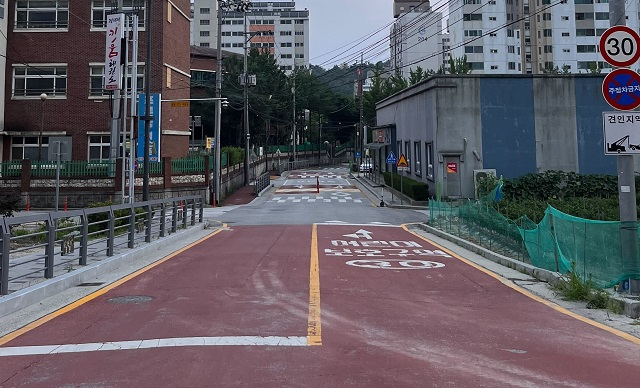
#> input picture image.jpg, 640 x 388 px
$ python -i laneobject.py   (imports and definitions only)   (older library calls are emulated)
#> lines starting #> are read from the running program, lines starting #| are printed output that depends on the picture; after the words box and inside, x2 and y2 are one past the last pixel; in counts of white or black regions, pixels touching at a corner belong together
import numpy as np
import pandas as pd
import cv2
import os
import glob
import matplotlib.pyplot as plt
import pickle
import torch

# [1 line not run here, left out]

#%matplotlib inline

# [43 lines left out: functions undistort_img, undistort, not called in this run]
'''
undistort_img()

img = cv2.imread('camera_cal/calibration1.jpg')
dst = undistort(img)

# Visualize undistortion
f, (ax1, ax2) = plt.subplots(1, 2, figsize=(20,10))
ax1.imshow(img)
ax1.set_title('Original Image', fontsize=30)
ax2.imshow(dst)
ax2.set_title('Undistorted Image', fontsize=30)

img = cv2.imread('test_images/test3.jpg')
img = cv2.cvtColor(img, cv2.COLOR_BGR2RGB)
dst = undistort(img)


# Visualize undistortion
f, (ax1, ax2) = plt.subplots(1, 2, figsize=(20,10))
ax1.imshow(img)
ax1.set_title('Original Image', fontsize=30)
ax2.imshow(dst)
ax2.set_title('Undistorted Image', fontsize=30)
'''
def pipeline(img, s_thresh=(100, 255), sx_thresh=(15, 255)):
    #img = undistort(img)
    img = np.copy(img)
    # Convert to HLS color space and separate the V channel
    hls = cv2.cvtColor(img, cv2.COLOR_RGB2HLS).astype(float)
    l_channel = hls[:,:,1]
    s_channel = hls[:,:,2]
    h_channel = hls[:,:,0]
    # Sobel x
    sobelx = cv2.Sobel(l_channel, cv2.CV_64F, 1, 1) # Take the derivative in x
    abs_sobelx = np.absolute(sobelx) # Absolute x derivative to accentuate lines away from horizontal
    scaled_sobel = np.uint8(255*abs_sobelx/np.max(abs_sobelx))

    # Threshold x gradient
    sxbinary = np.zeros_like(scaled_sobel)
    sxbinary[(scaled_sobel >= sx_thresh[0]) & (scaled_sobel <= sx_thresh[1])] = 1

    # Threshold color channel
    s_binary = np.zeros_like(s_channel)
    s_binary[(s_channel >= s_thresh[0]) & (s_channel <= s_thresh[1])] = 1

    color_binary = np.dstack((np.zeros_like(sxbinary), sxbinary, s_binary)) * 255

    combined_binary = np.zeros_like(sxbinary)
    combined_binary[(s_binary == 1) | (sxbinary == 1)] = 1
    return combined_binary

def perspective_warp(img,
                     dst_size=(640,360),
                     src=np.float32([(0.4,0.67),(0.6,0.67),(0,1),(1,1)]),
                     dst=np.float32([(0,0), (1, 0), (0,1), (1,1)])):
    img_size = np.float32([(img.shape[1],img.shape[0])])
    src = src* img_size
    # For destination points, I'm arbitrarily choosing some points to be
    # a nice fit for displaying our warped result
    # again, not exact, but close enough for our purposes
    dst = dst * np.float32(dst_size)
    # Given src and dst points, calculate the perspective transform matrix
    M = cv2.getPerspectiveTransform(src, dst)
    # Warp the image using OpenCV warpPerspective()
    warped = cv2.warpPerspective(img, M, dst_size)
    return warped

# [15 lines left out: function inv_perspective_warp, not called in this run]

def get_hist(img):
    hist = np.sum(img[img.shape[0]//2:,:], axis=0)
    return hist
'''
img = cv2.imread('test_images/test3.jpg')
img = cv2.cvtColor(img, cv2.COLOR_BGR2RGB)
dst = pipeline(img)
dst = perspective_warp(dst, dst_size=(640,360))

# Visualize undistortion
f, (ax1, ax2) = plt.subplots(1, 2, figsize=(20,10))
ax1.imshow(img)
ax1.set_title('Original Image', fontsize=30)
ax2.imshow(dst, cmap='gray')
ax2.set_title('Warped Image', fontsize=30)
'''
left_a, left_b, left_c = [],[],[]
right_a, right_b, right_c = [],[],[]

def sliding_window(img, nwindows=9, margin=150, minpix = 1, draw_windows=True):
    global left_a, left_b, left_c,right_a, right_b, right_c
    left_fit_= np.empty(3)
    right_fit_ = np.empty(3)
    out_img = np.dstack((img, img, img))*255

    histogram = get_hist(img)
    # find peaks of left and right halves
    midpoint = int(histogram.shape[0]/2)
    leftx_base = np.argmax(histogram[:midpoint])
    rightx_base = np.argmax(histogram[midpoint:]) + midpoint


    # Set height of windows
    window_height = np.int32(img.shape[0]/nwindows)
    # Identify the x and y positions of all nonzero pixels in the image
    nonzero = img.nonzero()
    nonzeroy = np.array(nonzero[0])
    nonzerox = np.array(nonzero[1])
    # Current positions to be updated for each window
    leftx_current = leftx_base
    rightx_current = rightx_base


    # Create empty lists to receive left and right lane pixel indices
    left_lane_inds = []
    right_lane_inds = []

    # Step through the windows one by one
    for window in range(nwindows):
        # Identify window boundaries in x and y (and right and left)
        win_y_low = img.shape[0] - (window+1)*window_height
        win_y_high = img.shape[0] - window*window_height
        win_xleft_low = leftx_current - margin
        win_xleft_high = leftx_current + margin
        win_xright_low = rightx_current - margin
        win_xright_high = rightx_current + margin
        # Draw the windows on the visualization image
        if draw_windows == True:
            cv2.rectangle(out_img,(win_xleft_low,win_y_low),(win_xleft_high,win_y_high),
            (100,255,255), 3)
            cv2.rectangle(out_img,(win_xright_low,win_y_low),(win_xright_high,win_y_high),
            (100,255,255), 3)
        # Identify the nonzero pixels in x and y within the window
        good_left_inds = ((nonzeroy >= win_y_low) & (nonzeroy < win_y_high) &
        (nonzerox >= win_xleft_low) &  (nonzerox < win_xleft_high)).nonzero()[0]
        good_right_inds = ((nonzeroy >= win_y_low) & (nonzeroy < win_y_high) &
        (nonzerox >= win_xright_low) &  (nonzerox < win_xright_high)).nonzero()[0]
        # Append these indices to the lists
        left_lane_inds.append(good_left_inds)
        right_lane_inds.append(good_right_inds)
        # If you found > minpix pixels, recenter next window on their mean position
        if len(good_left_inds) > minpix:
            leftx_current = np.int32(np.mean(nonzerox[good_left_inds]))
        if len(good_right_inds) > minpix:
            rightx_current = np.int32(np.mean(nonzerox[good_right_inds]))


# [11 lines of commented-out code are left out]
    left_lane_inds = np.concatenate(left_lane_inds)
    right_lane_inds = np.concatenate(right_lane_inds)

    # Extract left and right line pixel positions
    leftx = nonzerox[left_lane_inds]
    lefty = nonzeroy[left_lane_inds]
    rightx = nonzerox[right_lane_inds]
    righty = nonzeroy[right_lane_inds]

    # Fit a second order polynomial to each
    left_fit = np.polyfit(lefty, leftx, 2)
    right_fit = np.polyfit(righty, rightx, 2)

    left_a.append(left_fit[0])
    left_b.append(left_fit[1])
    left_c.append(left_fit[2])

    right_a.append(right_fit[0])
    right_b.append(right_fit[1])
    right_c.append(right_fit[2])

    left_fit_[0] = np.mean(left_a[-10:])
    left_fit_[1] = np.mean(left_b[-10:])
    left_fit_[2] = np.mean(left_c[-10:])

    right_fit_[0] = np.mean(right_a[-10:])
    right_fit_[1] = np.mean(right_b[-10:])
    right_fit_[2] = np.mean(right_c[-10:])

    # Generate x and y values for plotting
    ploty = np.linspace(0, img.shape[0]-1, img.shape[0] )
    left_fitx = left_fit_[0]*ploty**2 + left_fit_[1]*ploty + left_fit_[2]
    right_fitx = right_fit_[0]*ploty**2 + right_fit_[1]*ploty + right_fit_[2]

    out_img[nonzeroy[left_lane_inds], nonzerox[left_lane_inds]] = [255, 0, 100]
    out_img[nonzeroy[right_lane_inds], nonzerox[right_lane_inds]] = [0, 100, 255]

    return out_img, (left_fitx, right_fitx), (left_fit_, right_fit_), ploty

def get_curve(img, leftx, rightx):
    ploty = np.linspace(0, img.shape[0]-1, img.shape[0])
    y_eval = np.max(ploty)
    ym_per_pix = 30.5/360 # meters per pixel in y dimension
    xm_per_pix = 3.7/360# meters per pixel in x dimension

    # Fit new polynomials to x,y in world space
    left_fit_cr = np.polyfit(ploty*ym_per_pix, leftx*xm_per_pix, 2)
    right_fit_cr = np.polyfit(ploty*ym_per_pix, rightx*xm_per_pix, 2)
    # Calculate the new radii of curvature
    left_curverad = ((1 + (2*left_fit_cr[0]*y_eval*ym_per_pix + left_fit_cr[1])**2)**1.5) / np.absolute(2*left_fit_cr[0])
    right_curverad = ((1 + (2*right_fit_cr[0]*y_eval*ym_per_pix + right_fit_cr[1])**2)**1.5) / np.absolute(2*right_fit_cr[0])

    car_pos = img.shape[1]/2
    l_fit_x_int = left_fit_cr[0]*img.shape[0]**2 + left_fit_cr[1]*img.shape[0] + left_fit_cr[2]
    r_fit_x_int = right_fit_cr[0]*img.shape[0]**2 + right_fit_cr[1]*img.shape[0] + right_fit_cr[2]
    lane_center_position = (r_fit_x_int + l_fit_x_int) /2
    center = (car_pos - lane_center_position) * xm_per_pix / 10
    # Now our radius of curvature is in meters
    return (left_curverad, right_curverad, center)

# [12 lines left out: function draw_lanes, not called in this run]
'''
#%matplotlib gtk
out_img, curves, lanes, ploty = sliding_window(dst)
#plt.imshow(out_img)
#plt.plot(curves[0], ploty, color='yellow', linewidth=1)
#plt.plot(curves[1], ploty, color='yellow', linewidth=1)
print(np.asarray(curves).shape)
curverad=get_curve(img, curves[0],curves[1])
print(curverad)
img_ = draw_lanes(img, curves[0], curves[1])
plt.imshow(img_, cmap='hsv')

f, (ax1, ax2, ax3, ax4, ax5) = plt.subplots(1, 5, figsize=(100, 20))
#f.tight_layout()
ax1.imshow(img)
ax1.set_title('Original', fontsize=100)
ax2.imshow(dst)
ax2.set_title('Filter+Perspective Tform', fontsize=100)
ax3.imshow(out_img)
ax3.plot(curves[0], ploty, color='yellow', linewidth=30)
ax3.plot(curves[1], ploty, color='yellow', linewidth=30)
ax3.set_title('Sliding window+Curve Fit', fontsize=100)
ax4.imshow(img_)

ax4.set_title('Overlay Lanes', fontsize=100)
plt.subplots_adjust(left=0., right=1, top=0.9, bottom=0.)
'''
def vid_pipeline(img):
    global running_avg
    global index
    img_ = pipeline(img)
    img_ = perspective_warp(img_)
    out_img, curves, lanes, ploty = sliding_window(img_, draw_windows=False)
    curverad =get_curve(img, curves[0], curves[1])
    lane_curve = np.mean([curverad[0], curverad[1]])
    img = draw_lanes(img, curves[0], curves[1])

    font = cv2.FONT_HERSHEY_DUPLEX
    fontColor = (0, 0, 0)
    fontSize=0.5
    cv2.putText(img, 'Curvature: {:.3f} R'.format(1000*1/lane_curve), (240, 320), font, fontSize, fontColor, 2)
    #print('Curvature: {:.3f} R'.format(1000*1/lane_curve))
    #cv2.putText(img, 'Vehicle offset: {:.4f} m'.format(curverad[2]), (240, 340), font, fontSize, fontColor, 2)
    return img

right_curves, left_curves = [],[]

# [1 line not run here, left out]
frameRate = 30
# [16 lines not run here, left out]

'''
from moviepy.editor import VideoFileClip

myclip = VideoFileClip('videoplayback.mp4').subclip(0,5)
output_vid = 'output.mp4'
clip = myclip.fl_image(vid_pipeline)
clip.write_videofile(output_vid, audio=False)
'''

>>> import cv2
>>> picture = cv2.imread('../image.jpg')
#> picture is the input picture: shape (388, 640, 3); mean B, G, R 98.3, 90.9, 95
>>> result = vid_pipeline(picture)
#> in pipeline, `hls = cv2.cvtColor(img, cv2.COLOR_RGB2HLS).astype(float)`:
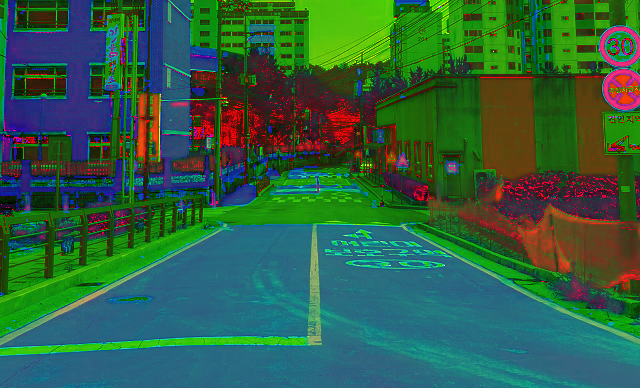
#> hls: shape (388, 640, 3) float64; mean B, G, R 66.4, 95.5, 47.2
#> in pipeline, `s_channel = hls[:,:,2]`:
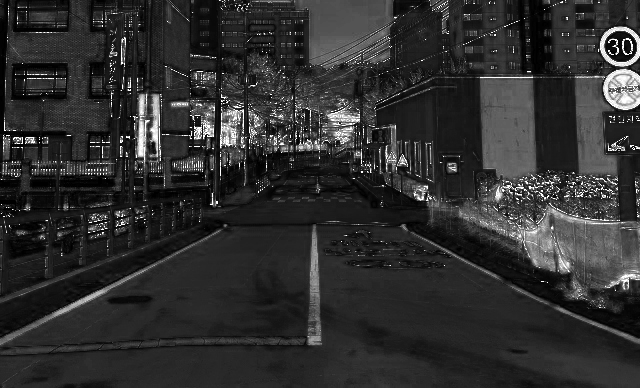
#> s_channel: shape (388, 640) float64; min 0, max 255, mean 47.2
#> in pipeline, `h_channel = hls[:,:,0]`:
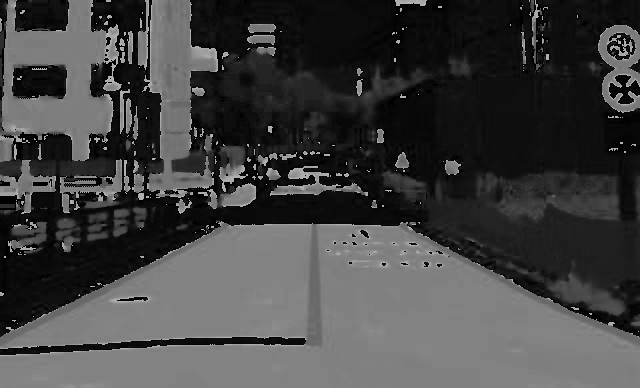
#> h_channel: shape (388, 640) float64; min 0, max 180, mean 66.4
#> in pipeline, `sobelx = cv2.Sobel(l_channel, cv2.CV_64F, 1, 1)`:
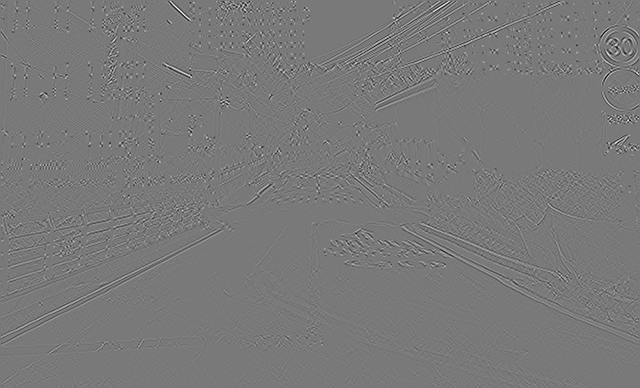
#> sobelx: shape (388, 640) float64; min -369, max 406, mean 0; drawn with min black and max white
#> in pipeline, `abs_sobelx = np.absolute(sobelx)`:
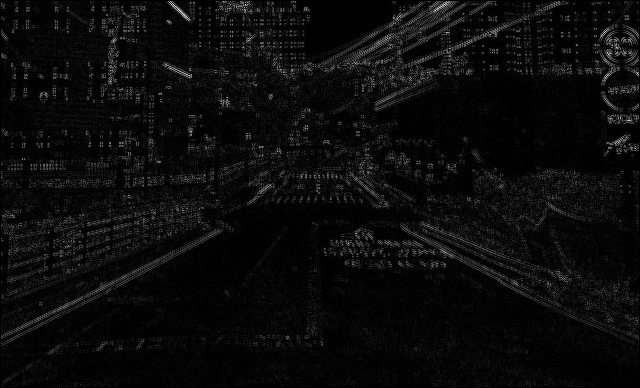
#> abs_sobelx: shape (388, 640) float64; min 0, max 406, mean 18; drawn with min black and max white
#> in vid_pipeline, `img_ = pipeline(img)`:
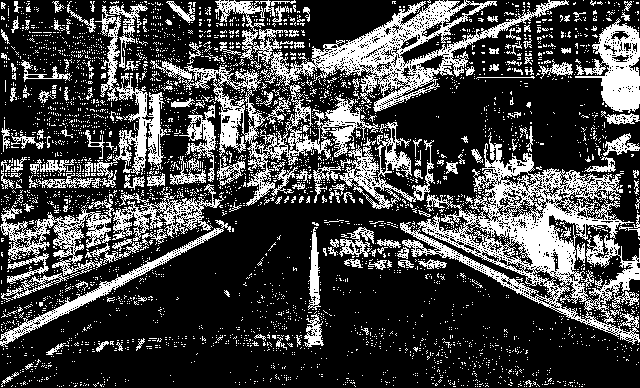
#> img_: shape (388, 640); values 0 (black) and 1 (white), 26.8% white in thin lines or dots
#> in perspective_warp, `src = src* img_size`: src = [[256, 260], [384, 260], [0, 388], [640, 388]]
#> in perspective_warp, `dst = dst * np.float32(dst_size)`: dst = [[0, 0], [640, 0], [0, 360], [640, 360]]
#> in perspective_warp, `M = cv2.getPerspectiveTransform(src, dst)`: M = [[-0.702, -1.4, 544.7], [0, -1.97, 513.2], [0, -0.00439, 1]]
#> in get_hist, `hist = np.sum(img[img.shape[0]//2:,:], axis=0)`: hist = 640 values, max 124 at index 312, min 0 at index 1, mean 8.24
#> in sliding_window, `histogram = get_hist(img)`: histogram has the same summary as hist in get_hist
#> in sliding_window, `leftx_base = np.argmax(histogram[:midpoint])`: leftx_base = 312
#> in sliding_window, `rightx_base = np.argmax(histogram[midpoint:]) + midpoint`: rightx_base = 320
#> in sliding_window, `nonzero = img.nonzero()`: nonzero = 21821 positions, rows 0 to 359, columns 0 to 639
#> in sliding_window, `leftx_current = leftx_base`: leftx_current = 312
#> in sliding_window, `rightx_current = rightx_base`: rightx_current = 320
#> the loop in sliding_window, `for window in range(nwindows):` made 9 passes
#> (win_xleft_low, win_xleft_high, win_xright_low, win_xright_high, leftx_current, rightx_current) on passes 1 to 8: (162, 462, 170, 470, 310, 315), (160, 460, 165, 465, 298, 299), (148, 448, 149, 449, 288, 288), (138, 438, 138, 438, 301, 301), (151, 451, 151, 451, 310, 310), (160, 460, 160, 460, 299, 299), (149, 449, 149, 449, 283, 283), (133, 433, 133, 433, 301, 301)
#> after the loop in sliding_window, `for window in range(nwindows):`: left_lane_inds = 9 items
#> in sliding_window, `left_lane_inds = np.concatenate(left_lane_inds)`: left_lane_inds = 10900 values, max 21804 at index 592, min 5 at index 8987, mean 13405
#> in sliding_window, `right_lane_inds = np.concatenate(right_lane_inds)`: right_lane_inds = 10907 values, max 21804 at index 605, min 5 at index 8994, mean 13410.6
#> in sliding_window, `leftx = nonzerox[left_lane_inds]`: leftx = 10900 values, max 461 at index 501, min 159 at index 2948, mean 305.1
#> in sliding_window, `lefty = nonzeroy[left_lane_inds]`: lefty = 10900 values, max 359 at index 591, min 0 at index 8987, mean 150.7
#> in sliding_window, `rightx = nonzerox[right_lane_inds]`: rightx = 10907 values, max 469 at index 41, min 159 at index 2955, mean 305.5
#> in sliding_window, `righty = nonzeroy[right_lane_inds]`: righty = 10907 values, max 359 at index 604, min 0 at index 8994, mean 150.8
#> in sliding_window, `left_fit = np.polyfit(lefty, leftx, 2)`: left_fit = [0.000913, -0.368, 330.8]
#> in sliding_window, `right_fit = np.polyfit(righty, rightx, 2)`: right_fit = [0.000982, -0.385, 331.4]
#> in sliding_window, `out_img[nonzeroy[right_lane_inds], nonzerox[right_lane_inds]] = [0, 10..`:
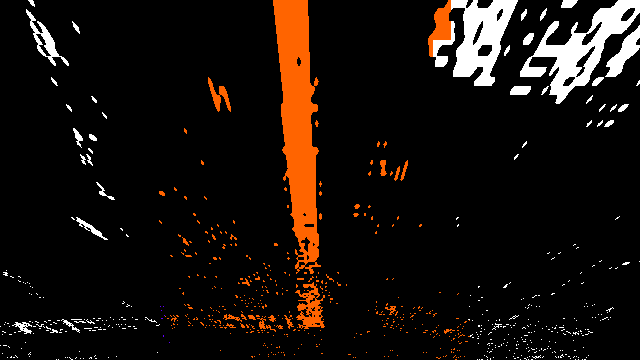
#> out_img: shape (360, 640, 3); mean of channels 0, 1, 2 12.1, 16.8, 24.1; drawn as B, G, R
#> in vid_pipeline, `out_img, curves, lanes, ploty = sliding_window(img_, draw_windows=False)`: lanes = ([0.000913, -0.368, 330.8], [0.000982, -0.385, 331.4]); ploty = 360 values from 0 to 359
#> (the run stopped early here; a loop or call above may not have finished)

$ run again, on depth_labview.PNG
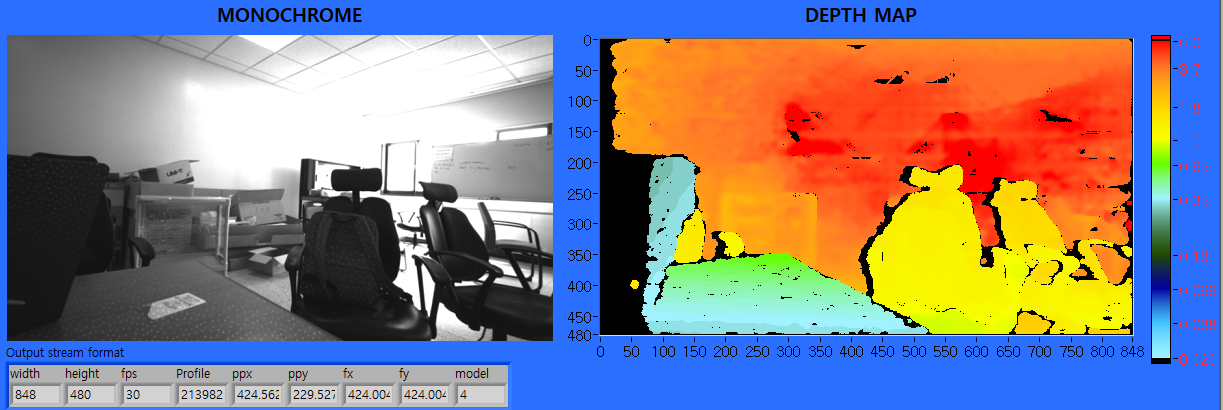
#> input picture depth_labview.PNG, 1223 x 410 px
#> picture is the input picture: shape (410, 1223, 3); mean B, G, R 137.8, 127.5, 132.8
#> in vid_pipeline, `img_ = pipeline(img)`:
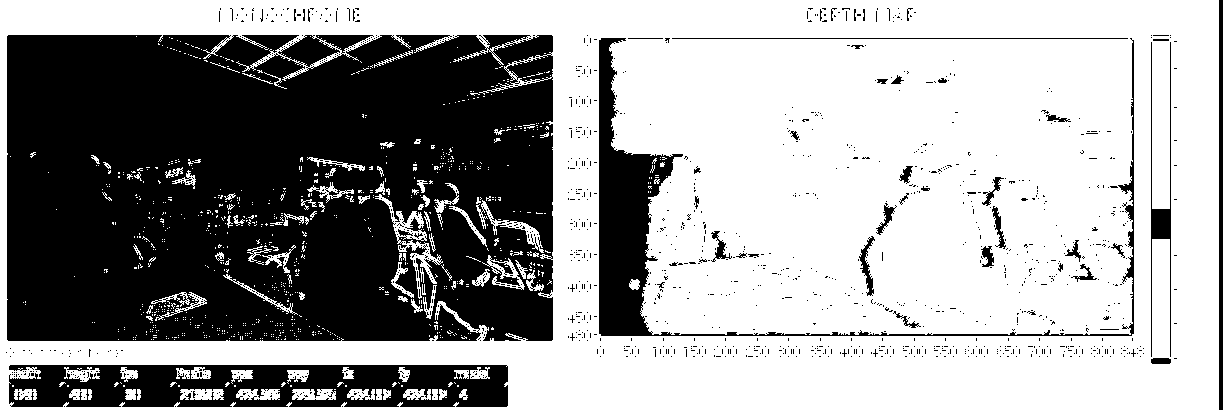
#> img_: shape (410, 1223); values 0 (black) and 1 (white), 61.4% white; 1360 black regions (1318 under 20 px), largest, box (x1, y1, x2, y2) and area: (7, 35, 553, 341) 155442, (9, 365, 508, 407) 16079, (599, 38, 1134, 336) 13063
#> src = [[489.2, 274.7], [733.8, 274.7], [0, 410], [1223, 410]]
#> dst = [[0, 0], [640, 0], [0, 360], [640, 360]]
#> M = [[-0.367, -1.33, 544.7], [9.3e-17, -1.87, 513.2], [3.63e-19, -0.00415, 1]]
#> warped: shape (360, 640); values 0 (black) and 1 (white), 63.5% white; 357 black regions (325 under 20 px), largest, box (x1, y1, x2, y2) and area: (0, 0, 267, 298) 51206, (287, 0, 640, 290) 23381, (0, 327, 264, 359) 6407
#> hist = 640 values, max 180 at index 267, min 35 at index 208, mean 115.3
#> histogram has the same summary as hist in get_hist
#> leftx_base = 267
#> rightx_base = 455
#> nonzero = 146397 positions, rows 0 to 359, columns 0 to 639
#> in sliding_window, `leftx_current = leftx_base`: leftx_current = 267
#> in sliding_window, `rightx_current = rightx_base`: rightx_current = 455
#> the loop in sliding_window, `for window in range(nwindows):` made 9 passes
#> (win_xleft_low, win_xleft_high, win_xright_low, win_xright_high, leftx_current, rightx_current) on passes 1 to 8: (117, 417, 305, 605, 299, 454), (149, 449, 304, 604, 307, 456), (157, 457, 306, 606, 357, 480), (207, 507, 330, 630, 385, 494), (235, 535, 344, 644, 399, 504), (249, 549, 354, 654, 421, 505), (271, 571, 355, 655, 451, 505), (301, 601, 355, 655, 490, 510)
#> after the loop in sliding_window, `for window in range(nwindows):`: left_lane_inds = 9 items
#> left_fit = [0.000334, -0.815, 536.1]
#> right_fit = [-0.000508, -0.0259, 519.8]
#> in sliding_window, `out_img[nonzeroy[right_lane_inds], nonzerox[right_lane_inds]] = [0, 10..`:
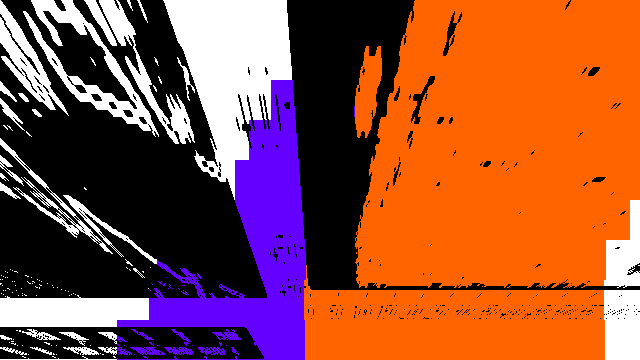
#> out_img: shape (360, 640, 3); mean of channels 0, 1, 2 58.6, 78.9, 149.8; drawn as B, G, R
#> in vid_pipeline, `out_img, curves, lanes, ploty = sliding_window(img_, draw_windows=False)`: lanes = ([0.000334, -0.815, 536.1], [-0.000508, -0.0259, 519.8]); ploty = 360 values from 0 to 359
